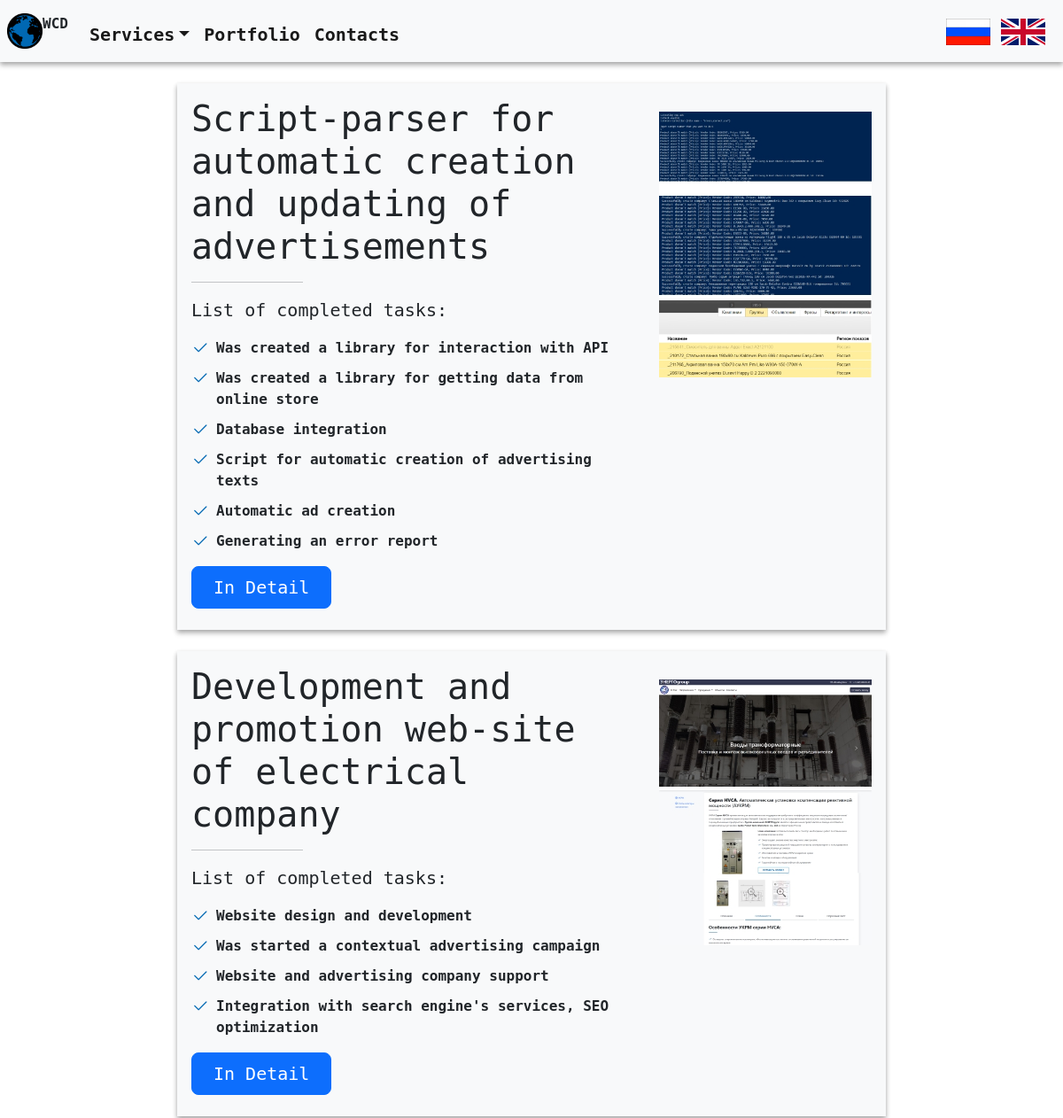
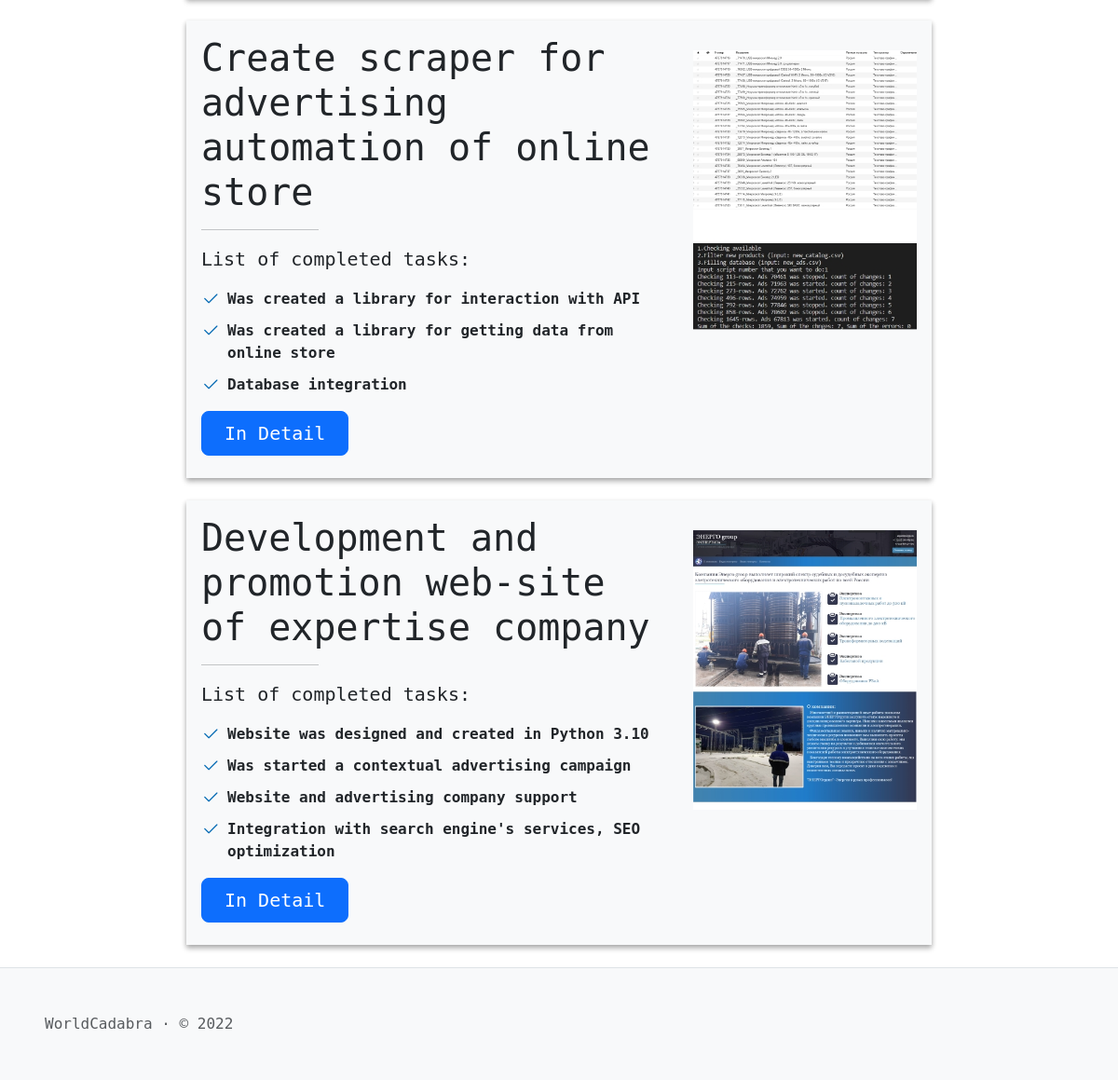
Before: /en/projects/ with the older database file (2 pictures, top to bottom).
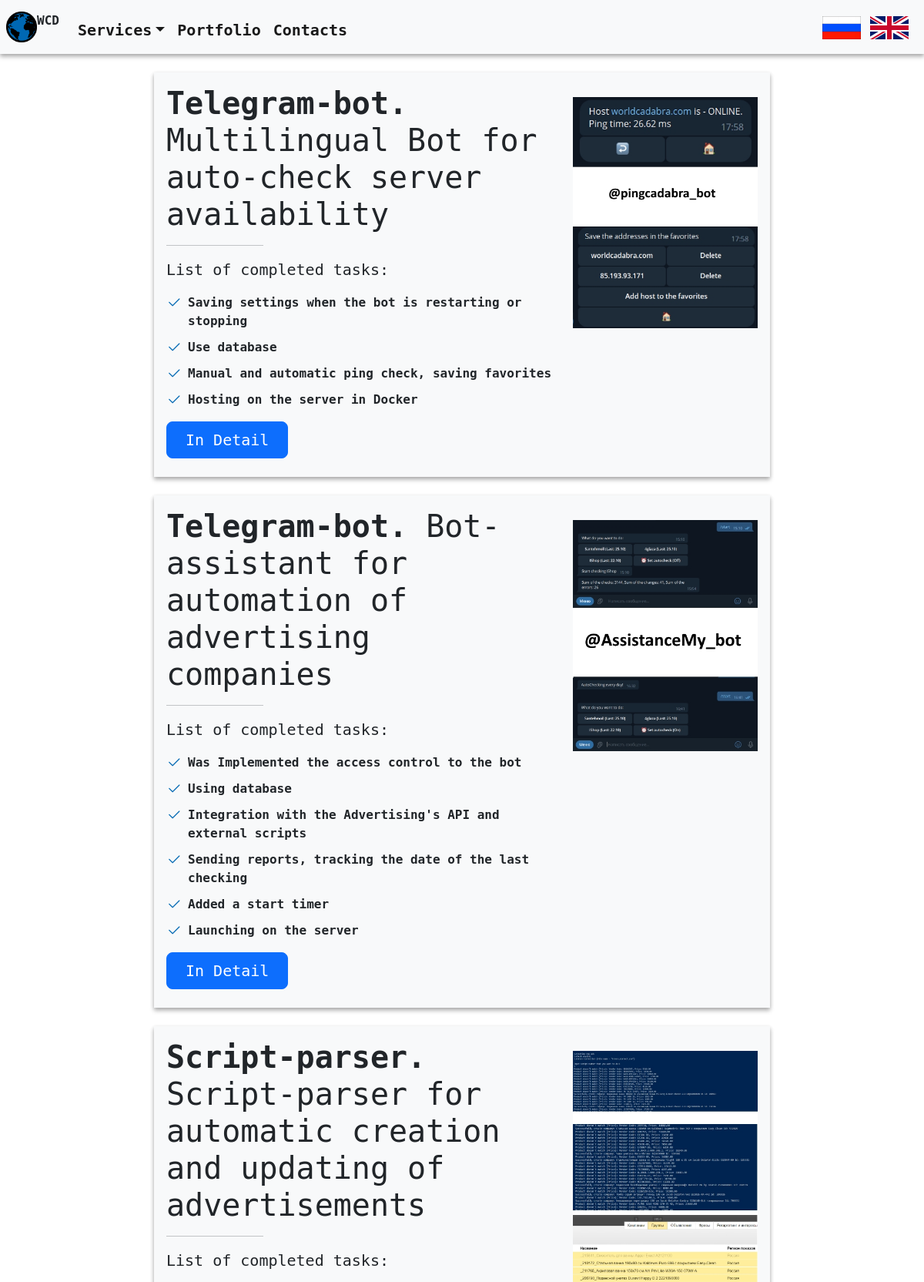
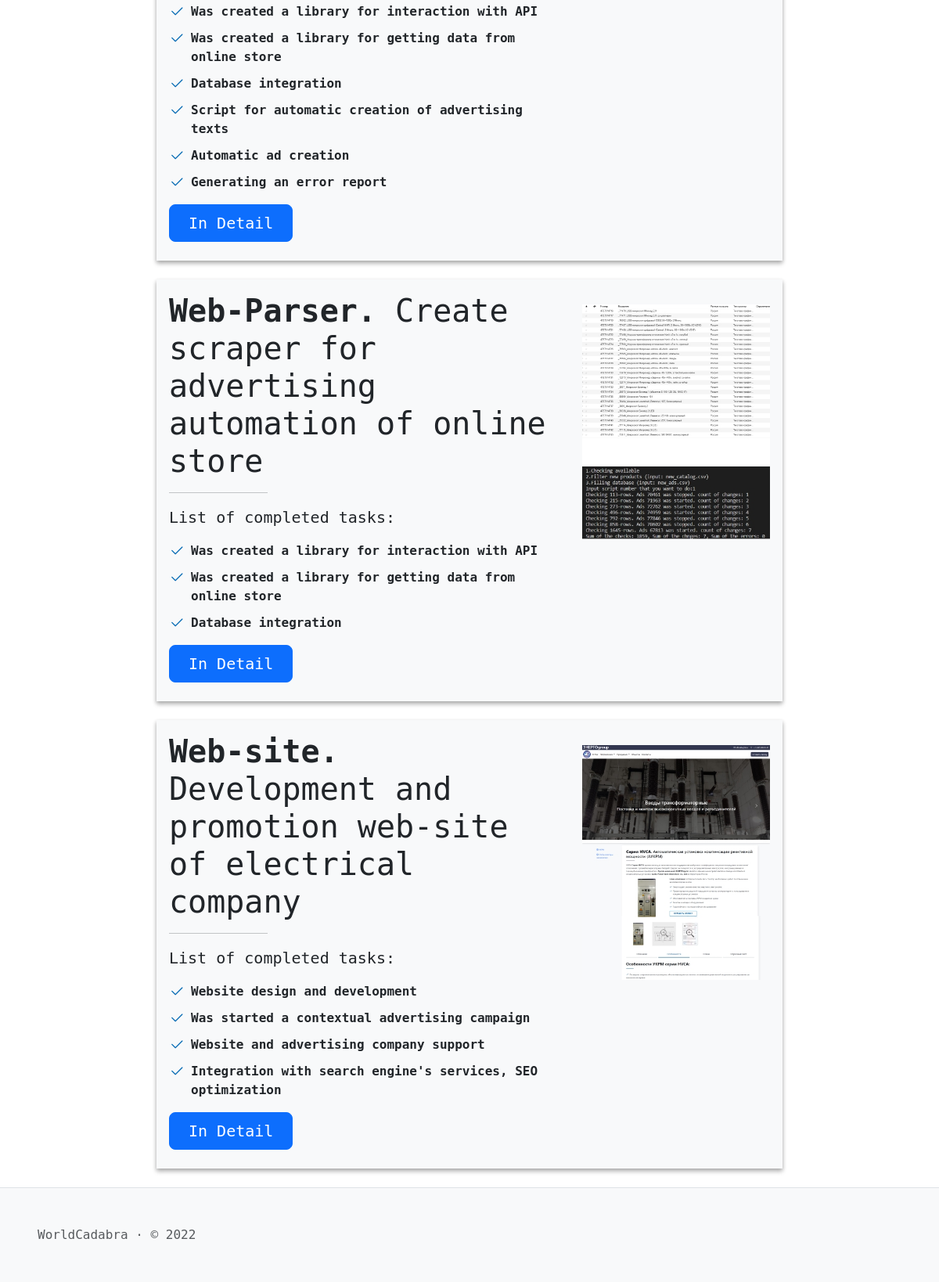
After: the same page with the newer database file (2 pictures, top to bottom).
### Class_SQLAlchemy.py (models this page shows, shortened)
class Menu(db.Model):
    id = db.Column(db.Integer, unique=True, primary_key=True)
    title = db.Column(db.String(100), nullable=False)
    url = db.Column(db.String(100), nullable=True)
    url_name = db.Column(db.String(100), nullable=True)
    visibility = db.Column(db.String(50), default='visible', nullable=False)
    button_type = db.Column(db.String(50), nullable=False)
    parent = db.Column(db.String(50))
    language = db.Column(db.String(20), nullable=False)
    priorities = db.Column(db.Integer)
    note = db.Column(db.String(200), nullable=True)

class projects(db.Model):
    id = db.Column(db.Integer, unique=True, primary_key=True)
    title = db.Column(db.String(100), nullable=False)
    short_discription = db.Column(db.String(2000), nullable=True)
    photo = db.Column(db.String(500), nullable=True)
    url = db.Column(db.String(100), nullable=True)
    url_name = db.Column(db.String(100), nullable=True)
    visibility = db.Column(db.String(50), default='visible', nullable=False)
    content = db.Column(db.String(50000), nullable=True)
    language = db.Column(db.String(20), nullable=False)
    priorities = db.Column(db.Integer)
    note = db.Column(db.String(200), nullable=True)

### en/en.py (the view)
@en.route('/projects/')
def Projects():
    content = projects.query.filter_by(visibility='visible', language='en').order_by(projects.priorities.desc()).all()
    return render_template('projects.html', general=get_general_content('projects'), content=content)

### en/en.py (called while the page is built)
def get_general_content(url_name):
    res = {}
    try:
        res['Menu'] = Menu.query.filter_by(visibility='visible', language='en').order_by(Menu.priorities).all()
        res['SEO'] = SEO.query.filter_by(language='en', url_name=url_name).first()
        return res
    except:
        abort(404)

### templates/projects.html
{% extends "layout.html" %}
{% block body %}
{% for item in content %}
<div class="container-flex project-tasks col-lg-8 mx-auto my-4 p-3">
        <div class="row">
            <div class="col-md-8 col-sm-12">
                    <h1 class="mb-3">{{ item.title|safe }}</h1>
                    <hr class="col-5 col-md-3">
                    {{ item.short_discription|safe }}
                    <div>
                        <a href="{{ item.url }}" class="btn btn-primary btn-lg px-4 mb-2">
                        {% if item.language == 'ru' %}
                        Подробнее
                        {% elif item.language == 'en' %}
                        In Detail
                        {% endif %}
                        </a>
                    </div>
            </div>
            <div class="col-md-4 col-sm-12 pt-sm-3 text-center">
                <img src="{{ item.photo }}" class="img-fluid" alt="{{ item.title }}">
            </div>
        </div>
</div>
{% endfor %}
{% endblock %}

### templates/layout.html (shortened to what this page needs)
<!DOCTYPE html>
<html lang="{{ general['SEO'].language }}">
<head>
    {% block head %}
    <link href="{{ url_for('static', filename='css/bootstrap.min.css') }}" rel="stylesheet"
>
    <link rel="stylesheet" href="https://cdn.jsdelivr.net/npm/bootstrap-icons@1.9.1/font/bootstrap-icons.css">
    <link href="{{ url_for('static', filename='css/styles.css') }}" rel="stylesheet">
    {% endblock %}
</head>
<body>
    <header>
        <nav class="navbar navbar-expand-md bg-light">
            <a class="navbar-brand ps-2 mx-0" href="{{ url_for('.index') }}">
                <img src="{{ url_for('static', filename='img/logo_full.png') }}" alt="Logo" style="max-height: 40px">
            </a>
            <p class="navbar-logo pe-3">WCD</p>
            <div class="collapse navbar-collapse pt-2" id="navbarSupportedContent">
                <ul class="navbar-nav me-auto mb-lg-0">
                    {% for menu in general['Menu'] %}
                        {% if menu.button_type == 'menu' and not menu.parent %}
                            <li class="nav-item">
                                <a class="nav-link active" aria-current="page" href="{{menu.url}}">{{menu.title}}</a>
                            </li>
                        {% elif menu.button_type == 'dropmenu' and not menu.parent %}
                            <li class="nav-item dropdown">
                                <a class="nav-link dropdown-toggle active" href="{{menu.url}}" id="navbarDropdown" role="button"
                                    data-bs-toggle="dropdown" aria-expanded="false">{{menu.title}}</a>
                            </li>
                        {% endif %}
                    {% endfor %}
                </ul>
            </div>
            <ul class="navbar-nav ms-auto mx-3 d-md-flex d-none align-items-center">
              <li class="nav-item m-1">
                  <a href="/"><img src="{{ url_for('static', filename='img/rus.png') }}"
                          style="max-height: 30px" class="img-fluid"></a>
                  <a href="/en"><img src="{{ url_for('static', filename='img/eng.png') }}"
                          style="max-height: 30px" class="img-fluid"></a>
              </li>
            </ul>
        </nav>
    </header>
    <main class="content">
        {% block body %}{% endblock %}
    </main>
</body>
<footer class="text-muted border-top bg-light">
  <div class="d-flex ms-5 py-5">
      WorldCadabra · © 2022
  </div>
</footer>
</html>

### static/css/styles.css (style rules this page uses)
:root { --color1: #0068B2; }
* { font-family: "DejaVu Sans Mono"; }
.navbar .navbar-logo { font-size:16px; font-weight: 900; }
.navbar-nav { font-size:20px; font-weight: 700; }
.project-tasks ul, .service-tasks ul { list-style: none; padding: 0; }
.project-tasks ul li, .service-tasks ul li { padding-left: 28px; position: relative; }
.project-tasks ul li+li, .service-tasks ul li+li { margin-top: 10px; }
.project-tasks ul i, .service-tasks ul i { position: absolute; left: 0; top: 2px; font-size: 20px; color: var(--color1); line-height: 1; }
.container-flex { background-color: #f8f9fa; box-shadow: 0 2px 5px rgba(0,0,0,0.2), 0 4px 6px rgba(0,0,0,0.2); }
header { box-shadow: 0 2px 5px rgba(0,0,0,0.2), 0 4px 6px rgba(0,0,0,0.2); }
.content { min-height: 100vh; }

Changed rows visible on the page:
no longer on this page (row edited): projects: title "Development and promotion web-site of expertise company", short_discription "List of completed tasks: Website was designed and created in Python 3.10 Was started a contextual advertising campaign Website and advertising company support Integration with search engine's services, SEO optimization", language "In Detail", photo (picture)
added projects: title "Telegram-bot. Multilingual Bot for auto-check server availability", short_discription "List of completed tasks: Saving settings when the bot is restarting or stopping Use database Manual and automatic ping check, saving favorites Hosting on the server in Docker", language "In Detail", photo (picture)
added projects: title "Telegram-bot. Bot-assistant for automation of advertising companies", short_discription "List of completed tasks: Was Implemented the access control to the bot Using database Integration with the Advertising's API and external scripts Sending reports, tracking the date of the last checking Added a start timer Launching on the server", language "In Detail", photo (picture)
changed projects: title "Script-parser for automatic creation and updating of advertisements" → "Script-parser. Script-parser for automatic creation and updating of advertisements"
changed projects: title "Create scraper for advertising automation of online store" → "Web-Parser. Create scraper for advertising automation of online store"; moves up the list
changed projects: title "Development and promotion web-site of electrical company" → "Web-site. Development and promotion web-site of electrical company"
